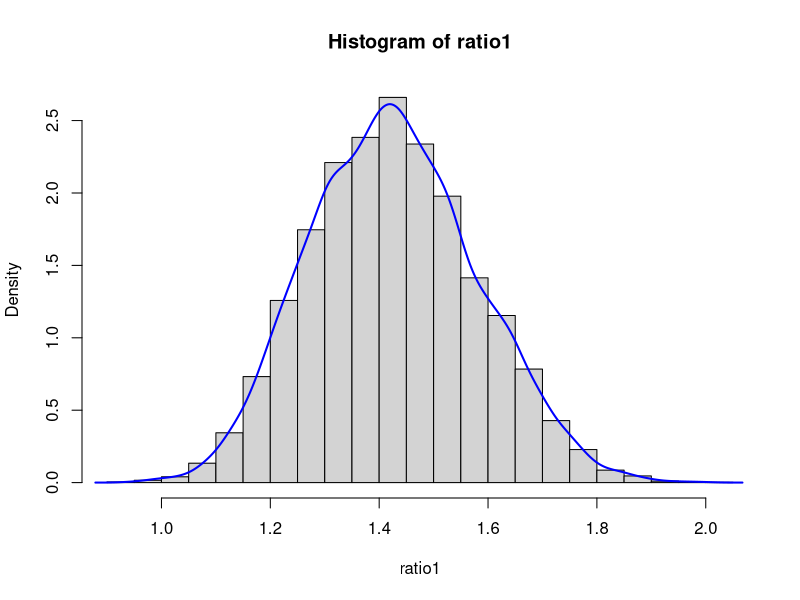
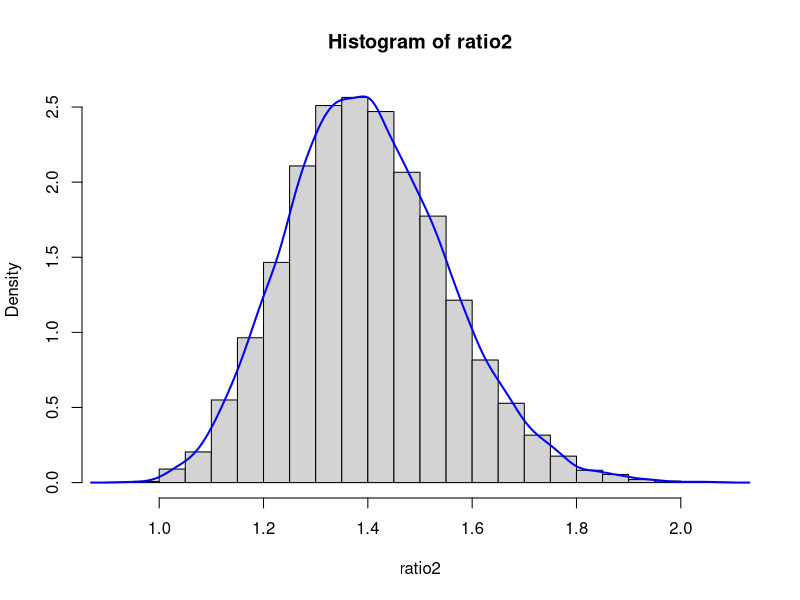
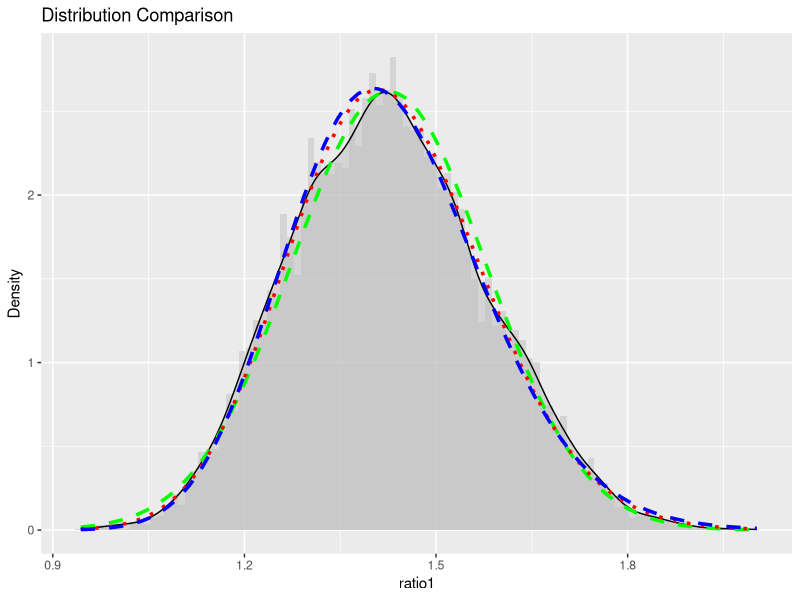
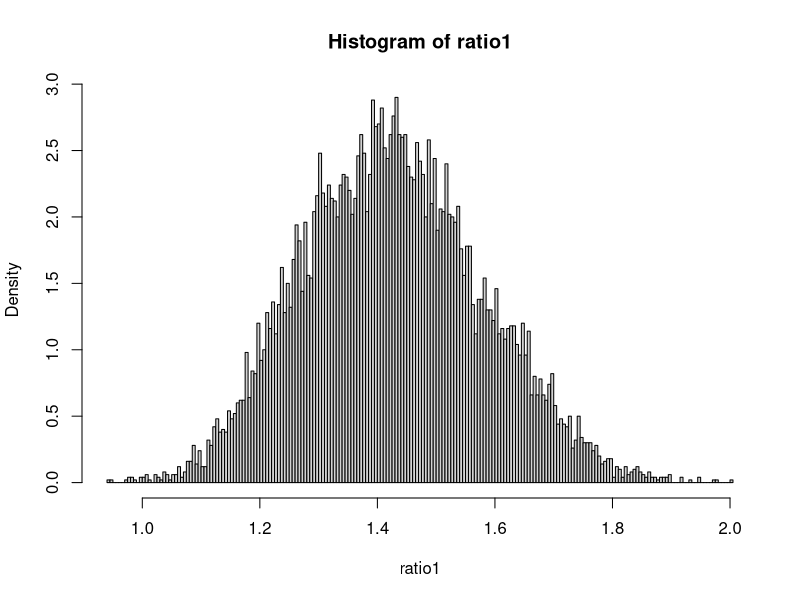

Write the R code that produced these figures, in order.
# ALY6050 Module2 Benefit-Cost Analysis
# Yinan Zhou 06/02/2024

# Part1
# (i)
set.seed(123)
K<-10000
cost1<-vector()
cost2<-vector()
benifit1<-vector()
benifit2<-vector()
ratio1 <-vector()
ratio2 <-vector()

getRandomVariate <-function(a,c,b){
  Fc <- (c-a)/(b-a)
  U <- runif(1)
  x <- 0
  if (U<Fc){
    x<-a+sqrt(U*(b-a)*(c-a))
  } 
  else{
    x<-b-sqrt((1-U)*(b-a)*(b-c))
  }
  return (x)
}
#x<-getRandomVariate (a,c,b)

for (j in 1:K){
  #Dam1
  B1 <- getRandomVariate(1.1, 2, 2.8)
  B2 <- getRandomVariate(8, 12, 14.9)
  B3 <- getRandomVariate(1.4, 1.4, 2.2)
  B4 <- getRandomVariate(6.5, 9.8, 14.6)
  B5 <- getRandomVariate(1.7, 2.4, 3.6)
  B6 <- getRandomVariate(0, 1.6, 2.4)
  C1 <- getRandomVariate(13.2, 14.2, 19.1)
  C2 <- getRandomVariate(3.5, 4.9, 7.4)
  benifit1[j] <- B1 + B2 + B3 + B4 + B5 + B6
  cost1[j] <- C1 + C2
  ratio1[j] <- benifit1[j]/cost1[j]
  
  ##############################################################################
  #Dam2
  B1_d2 <- getRandomVariate(2.1, 3, 4.8)
  B2_d2 <- getRandomVariate(8.7, 12.2, 13.6)
  B3_d2 <- getRandomVariate(2.3, 3, 3)
  B4_d2 <- getRandomVariate(5.9, 8.7, 15)
  B5_d2 <- getRandomVariate(0, 3.4, 3.4)
  B6_d2 <- getRandomVariate(0, 1.2, 1.8)
  C1_d2 <- getRandomVariate(12.8, 15.8, 20.1)
  C2_d2 <- getRandomVariate(3.8, 5.7, 8)
  benifit2[j] <- B1_d2 + B2_d2 + B3_d2 + B4_d2 + B5_d2 + B6_d2
  cost2[j] <- C1_d2 + C2_d2
  ratio2[j] <- benifit2[j]/cost2[j]
}

cat("mean of ratio 1 =", mean(ratio1),'\n')
cat("mean of ratio 2 =", mean(ratio2),'\n')
cat("SD of ratio 1 =", sd(ratio1),'\n')
cat("SD of ratio 2 =", sd(ratio2),'\n')

# (ii)
#Dam 1
hist_ratio1 <- hist(ratio1, breaks =20, freq = F) 
lines(density(ratio1), lwd=2, col="blue")

# Create bins and cut the ratio1 data into bins
breaks <- seq(0.95, 2.10, by = 0.05)
ratio1_cut <- cut(ratio1, breaks, right = FALSE, include.lowest = TRUE)
# Create a frequency table
freq_table1 <- table(ratio1_cut)
freq_df1 <- as.data.frame(freq_table1)
colnames(freq_df1) <- c("Ratio1 Range", "Frequency")


#Dam 2
hist_ratio2 <-hist(ratio2, breaks =20, freq = F)
lines(density(ratio2), lwd=2, col="blue")

# Create bins and cut the ratio2 data into bins
breaks <- seq(0.95, 2.10, by = 0.05)
ratio2_cut <- cut(ratio2, breaks, right = FALSE, include.lowest = TRUE)
# Create a frequency table
freq_table2 <- table(ratio2_cut)
freq_df2 <- as.data.frame(freq_table2)
colnames(freq_df2) <- c("Ratio2 Range", "Frequency")

# (iii)
cal_Mean_Var <- function(a,c,b){
  mean = (a+b+c)/3.0
  var = (a^2+b^2+c^2-a*b-a*c-b*c)/18.0
  return (list(mean = mean, var = var))
}

getMean <- function(B,n){
  total_mean<-0
  for (j in 1:n){
    total_mean<-total_mean+B[[j]]$mean
  }
  return (total_mean)
}

getVar <- function(B,n){
  total_var<-0
  for (j in 1:n){
    total_var<-total_var+B[[j]]$var
  }
  return (total_var)
}

#dam1
B_m_v <-list()
B_m_v[[1]] <- cal_Mean_Var(1.1, 2, 2.8)
B_m_v[[2]] <- cal_Mean_Var(8, 12, 14.9)
B_m_v[[3]] <- cal_Mean_Var(1.4, 1.4, 2.2)
B_m_v[[4]] <- cal_Mean_Var(6.5, 9.8, 14.6)
B_m_v[[5]] <- cal_Mean_Var(1.7, 2.4, 3.6)
B_m_v[[6]] <- cal_Mean_Var(0, 1.6, 2.4)
C_m_v <-list()
C_m_v[[1]] <- cal_Mean_Var(13.2, 14.2, 19.1)
C_m_v[[2]] <- cal_Mean_Var(3.5, 4.9, 7.4)

observed_values <- c(mean(benifit1), sd(benifit1), mean(cost1), sd(cost1), mean(ratio1), sd(ratio1))
theoretical_values <- c(getMean(B_m_v,6),sqrt(getVar(B_m_v,6)), getMean(C_m_v,2),sqrt(getVar(C_m_v,2)),NA,NA) 

dam1_df <- data.frame(
  Dam1 = c("Mean of the Total Benefits",
           "SD of the Total Benefits",
           "Mean of the Total Cost",
           "SD of the Total Cost",
           "Mean of the Benefit-cost Ratio",
           "SD of the Benefit-cost Ratio"),
  Observed = observed_values,
  Theoretical = theoretical_values
)

#dam2
B_m_v <-list()
B_m_v[[1]] <- cal_Mean_Var(2.1, 3, 4.8)
B_m_v[[2]] <- cal_Mean_Var(8.7, 12.2, 13.6)
B_m_v[[3]] <- cal_Mean_Var(2.3, 3, 3)
B_m_v[[4]] <- cal_Mean_Var(5.9, 8.7, 15)
B_m_v[[5]] <- cal_Mean_Var(0, 3.4, 3.4)
B_m_v[[6]] <- cal_Mean_Var(0, 1.2, 1.8)
C_m_v <-list()
C_m_v[[1]] <- cal_Mean_Var(12.8, 15.8, 20.1)
C_m_v[[2]] <- cal_Mean_Var(3.8, 5.7, 8)

observed_values <- c(mean(benifit2), sd(benifit2), mean(cost2), sd(cost2), mean(ratio2), sd(ratio2))
theoretical_values <- c(getMean(B_m_v,6),sqrt(getVar(B_m_v,6)), getMean(C_m_v,2),sqrt(getVar(C_m_v,2)),NA,NA) 
dam2_df <- data.frame(
  Dam2 = c("Mean of the Total Benefits",
           "SD of the Total Benefits",
           "Mean of the Total Cost",
           "SD of the Total Cost",
           "Mean of the Benefit-cost Ratio",
           "SD of the Benefit-cost Ratio"),
  Observed = observed_values,
  Theoretical = theoretical_values
)

print(dam1_df)
print(dam2_df)

################################################################################

# Part2
# install.packages("fBasics")
library(fBasics)
skewness(ratio1)
kurtosis(ratio1)
skewness(ratio2)
kurtosis(ratio2)

library(ggplot2)
library(MASS)

fit_normal<-fitdistr(ratio1,"normal")
fit_gamma<-fitdistr(ratio1,"gamma")
fit_lognormal<-fitdistr(ratio1,"log-normal")
fit_normal
fit_gamma
fit_lognormal

df <- data.frame(ratio1)
p <- ggplot(df, aes(x=ratio1)) +
  geom_histogram(aes(y=..density..), bins=100, fill="gray", alpha=0.5) +
  geom_density(aes(y=..density..), fill="gray", alpha=0.5) +
  ggtitle("Distribution Comparison") +
  xlab("ratio1") +
  ylab("Density")

p <- p + stat_function(fun=dnorm, args=list(mean=fit_normal$estimate["mean"], sd=fit_normal$estimate["sd"]), 
                       color="green", size=1.2, linetype="dashed")

p <- p + stat_function(fun=dgamma, args=list(shape=fit_gamma$estimate["shape"], rate=fit_gamma$estimate["rate"]), 
                       color="red", size=1.2, linetype="dotted")

p <- p + stat_function(fun=dlnorm, args=list(meanlog=fit_lognormal$estimate["meanlog"], sdlog=fit_lognormal$estimate["sdlog"]), 
                       color="blue", size=1.2, linetype="dashed")
p


hist_ratio1 <- hist(ratio1, breaks =180, freq = F) 
observed_counts <- hist_ratio1$counts
bin_edges <- hist_ratio1$breaks

# Calculate expected counts for gamma distribution
expected_gamma <- diff(pgamma(bin_edges, shape=fit_gamma$estimate["shape"], rate=fit_gamma$estimate["rate"])) * length(ratio1)

# Calculate expected counts for normal distribution
expected_normal <- diff(pnorm(bin_edges, mean=fit_normal$estimate["mean"], sd=fit_normal$estimate["sd"])) * length(ratio1)

# Calculate expected counts for log-normal distribution
expected_lognormal <- diff(plnorm(bin_edges, meanlog=fit_lognormal$estimate["meanlog"], sdlog=fit_lognormal$estimate["sdlog"])) * length(ratio1)

# Perform Chi-squared Goodness-of-fit tests
chi_square_gamma <- chisq.test(observed_counts, p=expected_gamma, rescale.p = TRUE)
chi_square_normal <- chisq.test(observed_counts, p=expected_normal, rescale.p = TRUE)
chi_square_lognormal <- chisq.test(observed_counts, p=expected_lognormal, rescale.p = TRUE)

chi_square_gamma
chi_square_normal
chi_square_lognormal

################################################################################

# Part3
# (i)
getRatioP <- function(ratio,alpha){
  P = sum(ratio>alpha)/length(ratio)
  return (P)
}

# sum(ratio1>1.2)/length(ratio1)

P1 <- getRatioP(ratio1,2)
P2 <- getRatioP(ratio1,1.8)
P3 <- getRatioP(ratio1,1.5)
P4 <- getRatioP(ratio1,1.2)
P5 <- getRatioP(ratio1,1)

P6 <- getRatioP(ratio2,2)
P7 <- getRatioP(ratio2,1.8)
P8 <- getRatioP(ratio2,1.5)
P9 <- getRatioP(ratio2,1.2)
P10 <- getRatioP(ratio2,1)

dam1 <-c(min(ratio1), max(ratio1), mean(ratio1), median(ratio1), var(ratio1), sd(ratio1), skewness(ratio1), P1, P2, P3, P4, P5)
dam2 <-c(min(ratio2), max(ratio2), mean(ratio2), median(ratio2), var(ratio2), sd(ratio2), skewness(ratio2), P6, P7, P8, P9, P10)
ratio_comparison <- data.frame(
  Metric = c("Minimum",
             "Maximum",
             "Mean",
             "Median",
             "Variance",
             "Standard Deviation",
             "Skewness",
             "P(alpha>2)",
             "P(alpha>1.8)",
             "P(alpha>1.5)",
             "P(alpha>1.2)",
             "P(alpha>1)"),
  ratio1 = dam1,
  ratio2 = dam2
)
ratio_comparison

# (ii)
#probability of ratio1>ratio2
sum(ratio1>ratio2)/length(ratio1)
